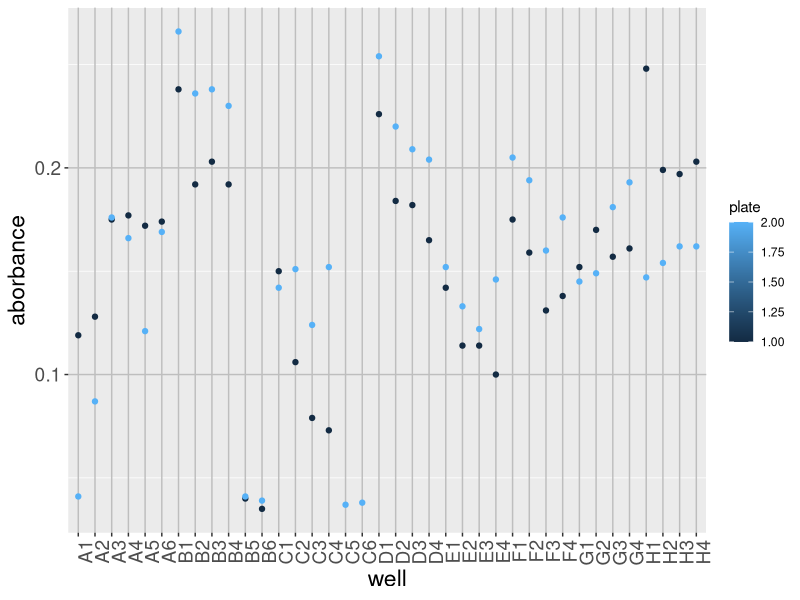
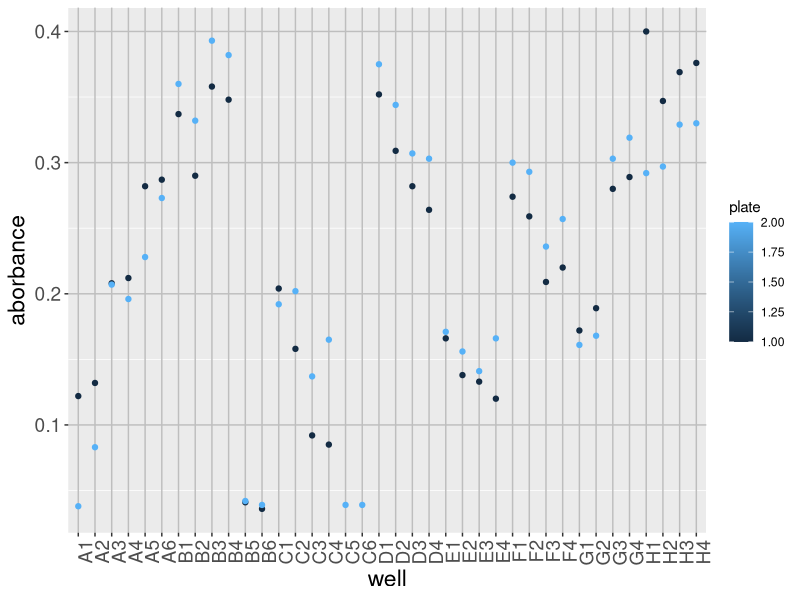

Reproduce these figures in R, in order.
chl_abs <- read.csv("Data/chl.absorbance.csv")
str(chl_abs)
library("dplyr")
library(ggplot2)

sixfournine <- filter(chl_abs,wavelength==649)
sixsixfive <- filter(chl_abs,wavelength==665)

ggplot(sixfournine)+
  geom_point(aes(x=well,y=aborbance,color=plate))+
  theme(panel.grid.major=element_line(linewidth=.5,color="grey"),
        axis.text.x=element_text(angle=90,hjust=1),
        axis.title=element_text(size=rel(1.5)),
        axis.text=element_text(size=rel(1.25)))

ggplot(sixsixfive)+
  geom_point(aes(x=well,y=aborbance,color=plate))+
  theme(panel.grid.major=element_line(linewidth=.5,color="grey"),
        axis.text.x=element_text(angle=90,hjust=1),
        axis.title=element_text(size=rel(1.5)),
        axis.text=element_text(size=rel(1.25)))
